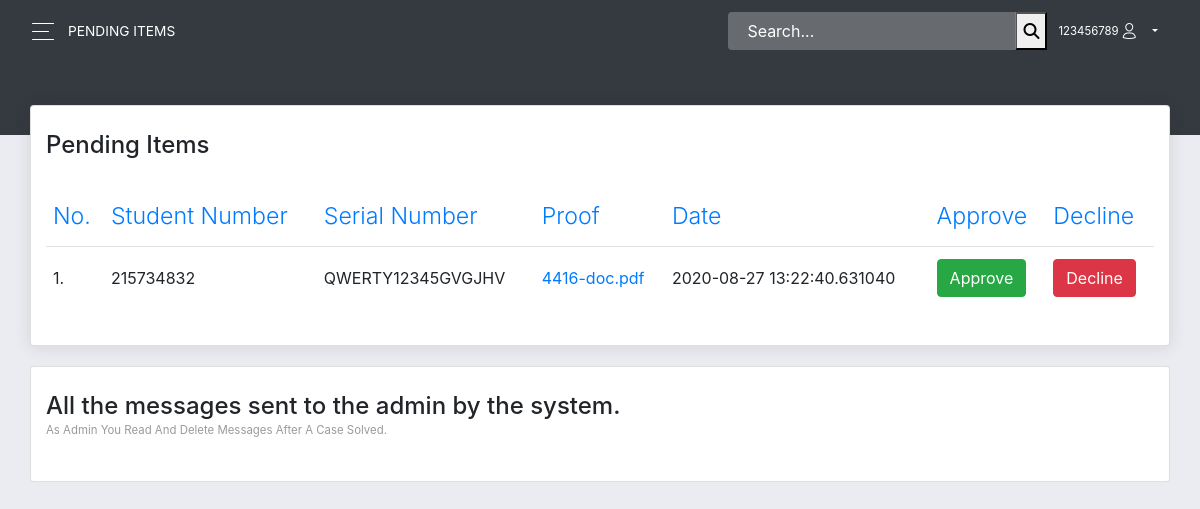
The page /pages/status.php (signed in) on the database its author committed.
### tables this page shows
CREATE TABLE `items` (
  `itemId` int(11) NOT NULL,
  `serial_num` varchar(255) NOT NULL,
  `item_nam` varchar(255) NOT NULL,
  `description` varchar(255) NOT NULL,
  `stud_num` int(11) NOT NULL,
  `file` varchar(255) NOT NULL,
  `lost` int(11) NOT NULL,
  `role` int(11) NOT NULL,
  `status` int(11) NOT NULL,
  `date` timestamp(6) NOT NULL DEFAULT current_timestamp(6) ON UPDATE current_timestamp(6),
  `read_mesg` int(11) NOT NULL
);

### pages/status.php (the view, shortened to what this page needs)
<!DOCTYPE html>
<html lang="en">
<head>
  <link rel="stylesheet" href="https://use.fontawesome.com/releases/v5.7.1/css/all.css">
  <link href="../assets/css/bootstrap.min.css" rel="stylesheet" />
  <link href="../assets/css/now-ui-dashboardd.css?v=1.5.0" rel="stylesheet" />
  <link href="../assets/demo/demo.css" rel="stylesheet" />
  <?php include "head.php"; ?>
</head>
<body class="">
  <div class="wrapper ">
    <div class="main-panel" id="main-panel">
      <nav class="navbar navbar-expand-lg navbar-transparent  bg-primary  navbar-absolute">
        <div class="container-fluid">
          <div class="navbar-wrapper">
            <div class="navbar-toggle">
              <button type="button" class="navbar-toggler">
                <span class="navbar-toggler-bar bar1"></span>
                <span class="navbar-toggler-bar bar2"></span>
                <span class="navbar-toggler-bar bar3"></span>
              </button>
            </div>
            <a class="navbar-brand" href="#pablo">Pending Items</a>
          </div>
          <div class="collapse navbar-collapse justify-content-end" id="navigation">
          <form action = "./searchi.php" method="get">
              <div class="input-group no-border">
                <input type="text" name = "search" value="" class="form-control" placeholder="Search...">
                <div class="input-group-append">
                <button type = "submit" value = "search"><i class="fa fa-search" aria-hidden="true"></i></button>
                  </div>
              </div>
            </form>
            <ul class="navbar-nav">
            <li class="nav-item dropdown">
                <a class="nav-link dropdown-toggle" id="navbarDropdownMenuLink" data-toggle="dropdown" aria-haspopup="true" aria-expanded="false">
                <?php echo $_SESSION['stud_num']; ?><i class="now-ui-icons users_single-02"></i>
                </a>
              </li>
            </ul>
          </div>
        </div>
      </nav>
      <div class="panel-header panel-header-sm">
      </div>
      <div class="content">
        <div class="row">
          <div class="col-md-12">
            <div class="card">
              <div class="card-header">
                <h4 class="card-title"> Pending Items</h4>
              </div>
              <?php
                    include_once 'includes/connection.php';
                    $result = mysqli_query($conn,"SELECT * FROM items WHERE status = 0");
                    ?>
                    <?php
                    if (mysqli_num_rows($result) > 0) {
                    ?>
              <div class="card-body">
                <div class="table-responsive">
                  <table class="table">
                   <thead class=" text-primary">
                   <th>
                      No.
                      </th>
                      <th>
                      Student Number
                      </th>
                      <th>
                      Serial Number
                      </th>
                      <th>
                      Proof
                      </th>
                      <th>
                      Date
                      </th>
                      <th>
                        Approve
                      </th>
                      <th>
                        Decline
                      </th>
                    </thead>
                    <tbody>
                    <?php
                    $coun=1;
                    while($row = mysqli_fetch_array($result)) {
                    ?>
                    <tr>
                        <td><?php echo $coun++."."; ?></td>
                        <td><?php echo $row["stud_num"]; ?></td>
                        <td><?php echo $row["serial_num"]; ?></td>
                        <td><a target="_blank" href="./uploads/<?php echo $row["file"]; ?>" title='Print PDF'><?php echo $row["file"]; ?></a></td>
                        <td><?php echo $row["date"]; ?></td>
                        <td><a href="includes/approve.php?itemId=<?php echo $row["itemId"]; ?>" title='Update Record'><button class =  "btn btn-success">Approve</button></a></td>
                        <td><a href="includes/decline.php?itemId=<?php echo $row["itemId"]; ?>" title='Update Record'><button class =  "btn btn-danger">Decline</button></a></td>
                    </tr>
                    <?php
                    }
                    ?>
                    </table>
                     <?php
                    }
                    else{
                        echo "No result found";
                    }
                    ?>
                </div>
              </div>
            </div>
          </div>
          <div class="col-md-12">
            <div class="card card-plain">
              <div class="card-header">
              <h4 class="card-title"> All the messages sent to the admin by the system.</h4>
                <p class="category"> As admin you read and delete messages after a case solved.</p>
              </div>
              <div class="card-body">
              </div>
            </div>
          </div>
        </div>
      </div>
    </div>
  </div>
</body>
</html>

### rows shown on the page
items: stud_num "215734832", serial_num "QWERTY12345GVGJHV", file "4416-doc.pdf", date "2020-08-27 13:22:40.631040"

### other values the page prints
$_SESSION['stud_num'] "123456789"
